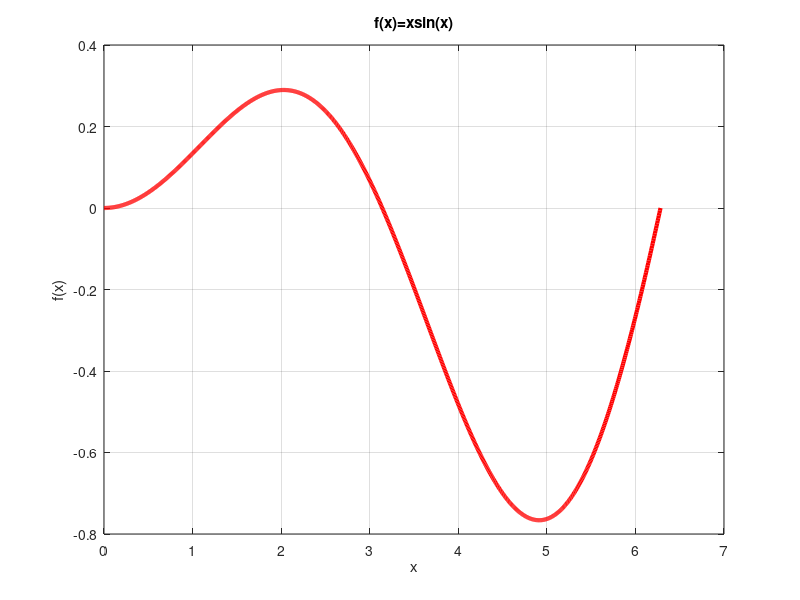

Here is the MATLAB script that generated this plot: (Note: this script raises an error after producing the figure.)
% Esercizio sui metodi di quadratura

% Punto 1

clear all
close all
clc
figure(1);
a = 0; b = 2*pi;
x_dis = linspace(a,b,1000);
f = @(x) x.*sin(x)./(2*pi);
y_dis=f(x_dis);
plot(x_dis,y_dis, 'r', 'linewidth',3 )
% opzioni grafico
grid on
title('f(x)=xsin(x)')
xlabel('x')
ylabel('f(x)')
%saveas(gcf, 'graficof','epsc2')

%% Punto 4

N = [1:20];
V_ex = -1;
V_PMC = zeros(1,N(end));
V_TC = zeros(1,N(end));
V_SC = zeros(1,N(end));
for i = N
    V_PMC(i) = pmedcomp(a,b,i,f);
    V_TC(i) = trapcomp(a,b,i,f);
    V_SC(i) = simpcomp(a,b,i,f);
end
figure(2);
plot(N,V_PMC,'*',N,V_TC,'o',N,V_SC,'d',N, V_ex * ones(1,20), 'linewidth', 3)
grid on
legend('Pto medio composito','Trapezio composito','Simpson composito','V', 1) 
% opzioni grafico
set(gca,'FontSize',20)
xlabel('Numero sottointervalli')
ylabel('Integrale approssimato')
title('Andamento dell` integrale approssimato')
%saveas(gcf, 'ConfrontoIntegrali','epsc2')

%% Punto 5

err_PMC= abs(V_ex - V_PMC);
err_TC= abs(V_ex - V_TC);
err_SC=abs(V_ex - V_SC);
H = (b-a)./N;
figure(3);
loglog(H,err_PMC,'*',H,err_TC,'o',H,err_SC,'d',H,H.^2,H,H.^4, 'linewidth', 3)
legend('err-PMC','err-TC','err-SC','H^2','H^4', 2)
% opzioni grafico
set(gca,'FontSize',20)
xlabel('Ampiezza dei sottointervalli')
ylabel('Errore')
title('Errore di quadratura in scala logaritmica')
%saveas(gcf, 'ConfrontoErrori','epsc2')

rapp = err_PMC ./err_TC;
disp(rapp(end-4:end))

%% Punto 6

toll=1e-5;
d2f_int = @(x) (2*cos(x)-x.*sin(x))./(2*pi);
K2 = max(abs(d2f_int(x_dis)));
Npmc = ceil(sqrt( ((b-a)^3 *K2)/(24*toll) ) )

VPM = pmedcomp(a,b,Npmc,f);
errPMCvero = abs(V_ex - VPM)

